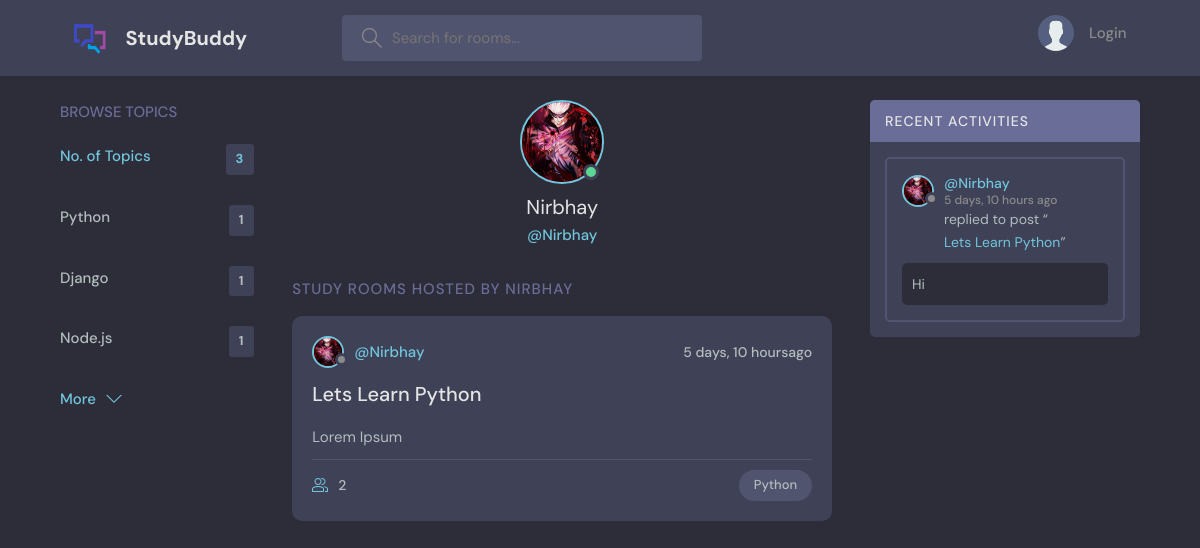
Before: /user-profile/1/ with the older database file.
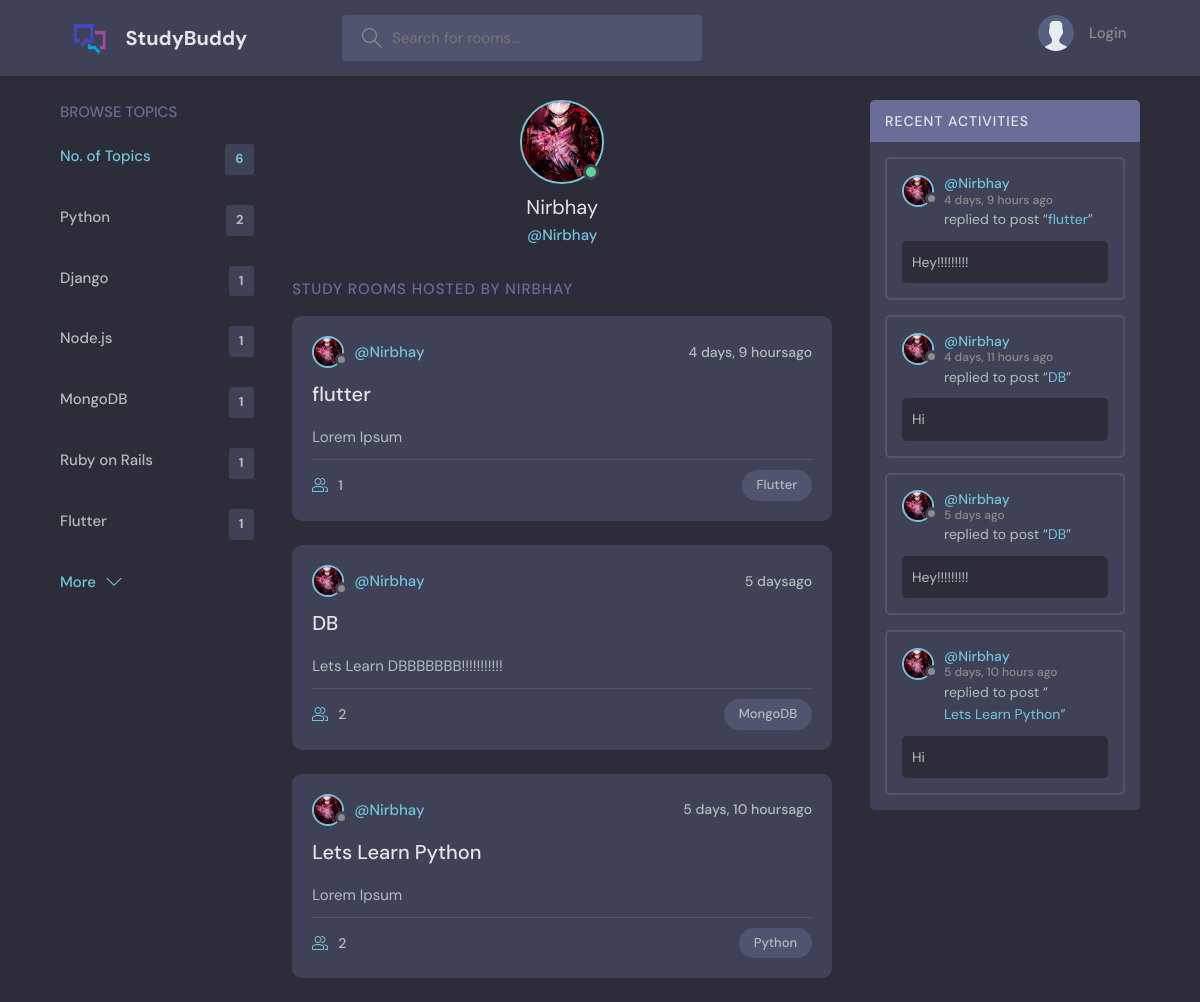
After: the same page with the newer database file.
### base/models.py (models this page shows, shortened)
class Topic(models.Model):
    name = models.CharField(max_length=200)

class User(AbstractUser):
    name = models.CharField(max_length=200,null=True)
    email = models.EmailField(unique=True,null=True)
    bio= models.TextField(null=True)
    avatar = models.ImageField(null=True,default="avatar.svg")
    USERNAME_FIELD='email'
    REQUIRED_FIELDS = []

class Room(models.Model):
    host = models.ForeignKey(User, on_delete=models.SET_NULL,null=True)
    topic = models.ForeignKey(Topic, on_delete=models.SET_NULL,null=True)
    name = models.CharField(max_length=200)
    description= models.TextField(null=True, blank=True)
    participants= models.ManyToManyField(User,related_name='participants', blank =True)
    updated = models.DateTimeField(auto_now=True)
    created = models.DateTimeField(auto_now_add=True)
    class Meta:
        ordering=['-updated','-created']

class Message(models.Model):
    user = models.ForeignKey(User, on_delete=models.CASCADE)
    room = models.ForeignKey(Room, on_delete=models.CASCADE)
    body = models.TextField()
    updated = models.DateTimeField(auto_now=True)
    created = models.DateTimeField(auto_now_add=True)
    class Meta:
        ordering=['-updated','-created']

### base/views.py (the view)
# urls.py: path('user-profile/<str:pk>/',views.userProfile,name="user-profile"),
def userProfile(request,pk):
    user = User.objects.get(id=pk)
    user_rooms= user.room_set.all()
    room_messages=user.message_set.all()
    topics = Topic.objects.all()
    context = {'user':user,'rooms':user_rooms,'topics':topics,'room_messages':room_messages}
    return render(request, 'base/user_profile.html',context)

### base/templates/base/user_profile.html (shortened to what this page needs)
{% extends 'main.html' %}
{% load static %}
 {% block content %}
<main class="profile-page layout layout--3">
  <div class="container">
    {% include 'base/topics_components.html' %}
    <div class="roomList">
      <div class="profile">
        <div class="profile__avatar">
          <div class="avatar avatar--large active">
            <img src={{user.avatar.url}} />
          </div>
        </div>
        <div class="profile__info">
          <h3>{{user.username}}</h3>
          <p>@{{user.username}}</p>
        </div>
      </div>
      <div class="roomList__header">
        <div>
          <h2>Study Rooms Hosted by {{user.username}}</h2>
        </div>
      </div>
      {% include 'base/feed_component.html' %}
    </div>
    {% include 'base/activity_component.html' %}
  </div>
</main>
{% endblock content %}

### templates/main.html (shortened to what this page needs)
<!DOCTYPE html>
{% load static %}
<html lang="en">
  <head>
    <link rel="stylesheet" href="{% static 'styles/style.css' %}" />
  </head>
  <body>
    {% include 'navbar.html' %}
    {% block content %}
    {% endblock %}
  </body>
</html>

### templates/navbar.html (shortened to what this page needs)
{% load static %}
<header class="header header--loggedIn">
    <div class="container">
      <a href="{% url 'homepage' %}" class="header__logo">
        <img src="{% static 'images/Logo.png' %}" />
        <h1>StudyBuddy</h1>
      </a>
      <form class="header__search" method="GET" action="{% url 'homepage' %}">
        <label>
          <input name="q" placeholder="Search for rooms..." />
        </label>
      </form>
      <nav class="header__menu">
        {% if request.user.is_authenticated %}
        <div class="header__user">
          <a href="{% url 'user-profile' request.user.id %}">
            <div class="avatar avatar--medium active">
                <img src={{request.user.avatar.url}} alt="User_logo"/>
            </div>
            <p>{{request.user.username}} <span>@{{request.user.username}}</span></p>
          </a>
          <button class="dropdown-button">
            <svg version="1.1" xmlns="http://www.w3.org/2000/svg" width="32" height="32" viewBox="0 0 32 32">
              <title>chevron-down</title>
              <path d="M16 21l-13-13h-3l16 16 16-16h-3l-13 13z"></path>
            </svg>
          </button>
        </div>
        {% else %}
        <a href="{% url 'login' %}">
            <img src="{% static 'images/avatar.svg' %}">
            <p>Login</p>
        </a>
        {% endif %}
      </nav>
    </div>
  </header>

### base/templates/base/topics_components.html
<div class="topics">
    <div class="topics__header">
      <h2>Browse Topics</h2>
    </div>
    <ul class="topics__list">
      <li>
        <a href="{% url 'homepage' %}" class="active">No. of Topics <span>{{topics.count}}</span></a>
      </li>
      {% for topic in topics %}
      <li>
        <a href="{% url 'homepage' %}?q={{topic.name}}">{{topic.name}} <span>{{topic.room_set.all.count}}</span></a>
      </li>
    {% endfor %}
    </ul>
    <a class="btn btn--link" href="{% url 'topics' %}">
      More
      <svg
        version="1.1"
        xmlns="http://www.w3.org/2000/svg"
        width="32"
        height="32"
        viewBox="0 0 32 32"
      >
        <title>chevron-down</title>
        <path d="M16 21l-13-13h-3l16 16 16-16h-3l-13 13z"></path>
      </svg>
    </a>
  </div>

### base/templates/base/feed_component.html (shortened to what this page needs)
{% load static %}
{% for room in rooms %}
<div class="roomListRoom">
    <div class="roomListRoom__header">
      <a href="{% url 'user-profile' room.host.id %}" class="roomListRoom__author">
        <div class="avatar avatar--small">
          <img src={{room.host.avatar.url}} alt="User_logo"/>
        </div>
        <span>@{{room.host.username}}</span>
      </a>
      <div class="roomListRoom__actions">
        <span>{{room.created|timesince}}ago</span>
      </div>
    </div>
    <div class="roomListRoom__content">
      <a href="{% url 'room' room.id %}">{{room.name}}</a>
      <p>
        {{room.description}}
      </p>
    </div>
    <div class="roomListRoom__meta">
      <a href="{% url 'room' room.id %}" class="roomListRoom__joined">
        {{room.participants.count}}
      </a>
      <p class="roomListRoom__topic">{{room.topic.name}}</p>
    </div>
  </div>
  {% endfor %}

### base/templates/base/activity_component.html (shortened to what this page needs)
{% load static %}
<div class="activities">
    <div class="activities__header">
      <h2>Recent Activities</h2>
    </div>
    {% for message in room_messages %}
    <div class="activities__box">
      <div class="activities__boxHeader roomListRoom__header">
        <a href="{% url 'user-profile' message.user.id %}" class="roomListRoom__author">
          <div class="avatar avatar--small">
            <img src={{message.user.avatar.url}}/>
          </div>
          <p>
            @{{message.user.username}}
            <span>{{message.created|timesince}} ago</span>
          </p>
        </a>
      </div>
      <div class="activities__boxContent">
        <p>
          replied to post “<a href="{% url 'room' message.room.id %}">{{message.room.name}}</a
          >”
        </p>
        <div class="activities__boxRoomContent">
          {{message.body}}
        </div>
      </div>
    </div>
    {% endfor %}
  </div>

Changed rows visible on the page:
computed for Topic "Python": room_set.all.count "1" → "2"
added Topic: name "MongoDB", room_set.all.count "1"
added Topic: name "Ruby on Rails", room_set.all.count "1"
added Topic: name "Flutter", room_set.all.count "1"
added Room: host.avatar (picture), host.username "Nirbhay", created "4 days, 9 hours", name "flutter", description "Lorem Ipsum", participants.count "1", topic.name "Flutter"
added Room: host.avatar (picture), host.username "Nirbhay", created "5 days", name "DB", description "Lets Learn DBBBBBBB!!!!!!!!!!!", participants.count "2", topic.name "MongoDB"
added Message: user.avatar (picture), user.username "Nirbhay", created "4 days, 9 hours", room.name "flutter", body "Hey!!!!!!!!!"
added Message: user.avatar (picture), user.username "Nirbhay", created "4 days, 11 hours", room.name "DB", body "Hi"
added Message: user.avatar (picture), user.username "Nirbhay", created "5 days", room.name "DB", body "Hey!!!!!!!!!"
Other visible differences:
{{ topics.count }}: "3" → "6"
